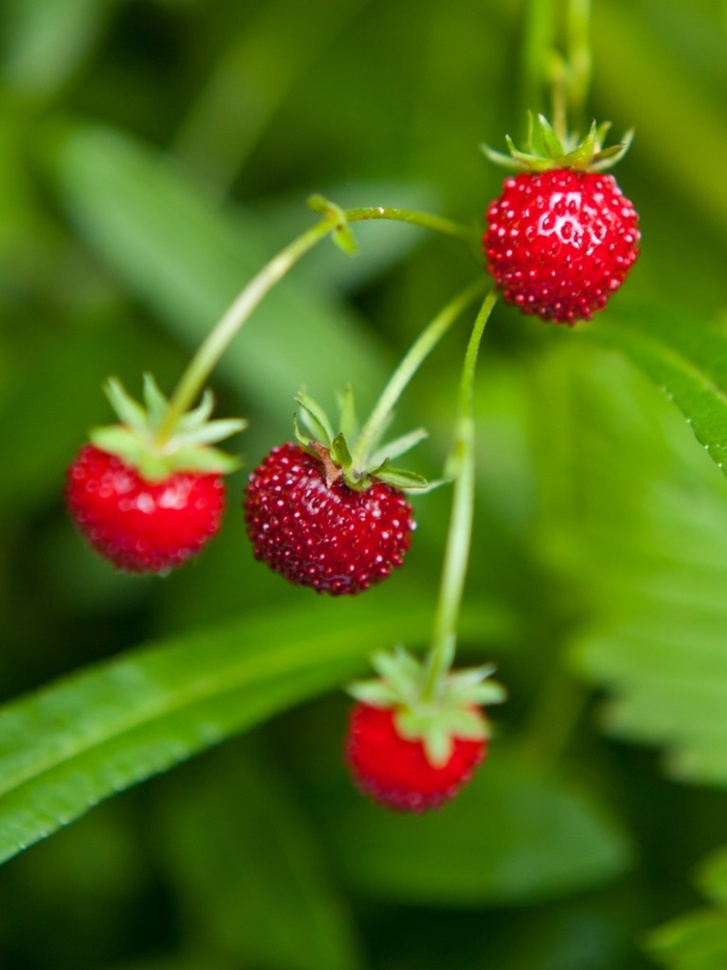
#> input picture straw2.jpeg, 727 x 970 px, shrunk from 1200 x 1600 before the run, found by its file name
$ python step1c.py
#> lines starting #> are read from the running program, lines starting #| are printed output that depends on the picture
import cv2
import numpy as np
import matplotlib.pyplot as plt

def kmeans(image, k=3, max_iterations=10, tolerance=1e-4, seed=42):
    np.random.seed(seed)
    h, w, c = image.shape
    data = image.reshape((-1, 3)).astype(np.float32)

    # K-Means initialization (random centroid selection)
    centroids = data[np.random.choice(data.shape[0], size=k, replace=False)]

    for iteration in range(max_iterations):
        distances = np.sqrt(((data - centroids[:, np.newaxis]) ** 2).sum(axis=2))
        cluster_assignments = np.argmin(distances, axis=0)
        new_centroids = np.array([data[cluster_assignments == i].mean(axis=0) for i in range(k)])

        if np.abs(centroids - new_centroids).sum() < tolerance:
            break
        centroids = new_centroids

        # Display step after each iteration
        if iteration == 9:  # After 10 iterations
            segmented_image = np.zeros_like(data)
            for i in range(k):
                segmented_image[cluster_assignments == i] = centroids[i]
            segmented_image = segmented_image.reshape((h, w, 3))
            plt.subplot(2, 5, 6)
            plt.imshow(cv2.cvtColor(segmented_image.astype(np.uint8), cv2.COLOR_BGR2RGB))
            plt.title(f"K-Means After 10 Iterations")
            plt.axis("off")

    cluster_assignments = cluster_assignments.reshape((h, w))
    return cluster_assignments, centroids, image

def kmeanspp(image, k=3, max_iterations=10, tolerance=1e-4, seed=42):
    np.random.seed(seed)
    h, w, c = image.shape
    data = image.reshape((-1, 3)).astype(np.float32)

    # K-Means++ initialization (smart centroid selection)
    first_centroid_index = 0
    centroids = [data[first_centroid_index]]

    for _ in range(k - 1):
        distances = np.sqrt(((data - np.array(centroids)[:, np.newaxis]) ** 2).sum(axis=2))
        min_distances = np.min(distances, axis=0)
        probabilities = min_distances / min_distances.sum()
        new_centroid = data[np.random.choice(data.shape[0], p=probabilities)]
        centroids.append(new_centroid)

    centroids = np.array(centroids)

    for iteration in range(max_iterations):
        distances = np.sqrt(((data - centroids[:, np.newaxis]) ** 2).sum(axis=2))
        cluster_assignments = np.argmin(distances, axis=0)
        new_centroids = np.array([data[cluster_assignments == i].mean(axis=0) for i in range(k)])

        if np.abs(centroids - new_centroids).sum() < tolerance:
            break
        centroids = new_centroids

        # Display step after each iteration
        if iteration == 9:  # After 10 iterations
            segmented_image = np.zeros_like(data)
            for i in range(k):
                segmented_image[cluster_assignments == i] = centroids[i]
            segmented_image = segmented_image.reshape((h, w, 3))
            plt.subplot(2, 5, 7)
            plt.imshow(cv2.cvtColor(segmented_image.astype(np.uint8), cv2.COLOR_BGR2RGB))
            plt.title(f"K-Means++ After 10 Iterations")
            plt.axis("off")

    cluster_assignments = cluster_assignments.reshape((h, w))
    return cluster_assignments, centroids, image

def plot_centroids_steps(image, k=3):
    # Step 1: K-Means and K-Means++ Initialization
    cluster_assignments_kmeans, centroids_kmeans, image_kmeans = kmeans(image, k)
    cluster_assignments_kmeanspp, centroids_kmeanspp, image_kmeanspp = kmeanspp(image, k)

    # Convert the image to RGB for visualization
    rgb_image = cv2.cvtColor(image, cv2.COLOR_BGR2RGB)
    h, w = image.shape[:2]

    # Step 2: Display all the steps side by side
    plt.figure(figsize=(20, 10))

    # Step 3: Original image
    plt.subplot(2, 5, 1)
    plt.imshow(rgb_image)
    plt.title("Original Image")
    plt.axis("off")

    # Step 4: K-Means centroid initialization
    plt.subplot(2, 5, 2)
    plt.imshow(rgb_image)
    # Find closest pixels to centroids for visualization
    pixels = image.reshape((-1, 3))
    for i, cent in enumerate(centroids_kmeans):
        distances = np.sqrt(((pixels - cent)**2).sum(axis=1))
        closest_idx = np.argmin(distances)
        y, x = divmod(closest_idx, w)
        plt.scatter(x, y, color='yellow', marker='x', s=100, label="K-Means Centroids" if i==0 else "")
    plt.title("K-Means Centroids Initialization")
    plt.legend()
    plt.axis("off")

    # Step 5: K-Means++ centroid initialization
    plt.subplot(2, 5, 3)
    plt.imshow(rgb_image)
    for i, cent in enumerate(centroids_kmeanspp):
        distances = np.sqrt(((pixels - cent)**2).sum(axis=1))
        closest_idx = np.argmin(distances)
        y, x = divmod(closest_idx, w)
        plt.scatter(x, y, color='red', marker='o', s=100, label="K-Means++ Centroids" if i==0 else "")
    plt.title("K-Means++ Centroids Initialization")
    plt.legend()
    plt.axis("off")

    # Step 6: After 10 iterations of K-Means
    plt.subplot(2, 5, 4)
    segmented_kmeans = np.zeros_like(image)
    for i in range(k):
        segmented_kmeans[cluster_assignments_kmeans == i] = centroids_kmeans[i]
    plt.imshow(cv2.cvtColor(segmented_kmeans.astype(np.uint8), cv2.COLOR_BGR2RGB))
    plt.title("After 10 Iterations (K-Means)")
    plt.axis("off")

    # Step 7: After 10 iterations of K-Means++
    plt.subplot(2, 5, 5)
    segmented_kmeanspp = np.zeros_like(image)
    for i in range(k):
        segmented_kmeanspp[cluster_assignments_kmeanspp == i] = centroids_kmeanspp[i]
    plt.imshow(cv2.cvtColor(segmented_kmeanspp.astype(np.uint8), cv2.COLOR_BGR2RGB))
    plt.title("After 10 Iterations (K-Means++)")
    plt.axis("off")

    plt.tight_layout()
    plt.show()

# Example usage
image_path = r"D:\KY_8\TRUNG\T4_AI\CODE\K_MEAN\straw2.jpeg"  # Update your image path
image = cv2.imread(image_path)
#> image is the input picture: shape (970, 727, 3); mean B, G, R 21.6, 105.1, 81.6
if image is not None:
    plot_centroids_steps(image, k=3)
#> in kmeans, `centroids = data[np.random.choice(data.shape[0], size=k, replace=False)]`: centroids = [[33, 21, 133], [1, 124, 74], [39, 121, 68]]
#> after the loop in kmeans, `for iteration in range(max_iterations):`:
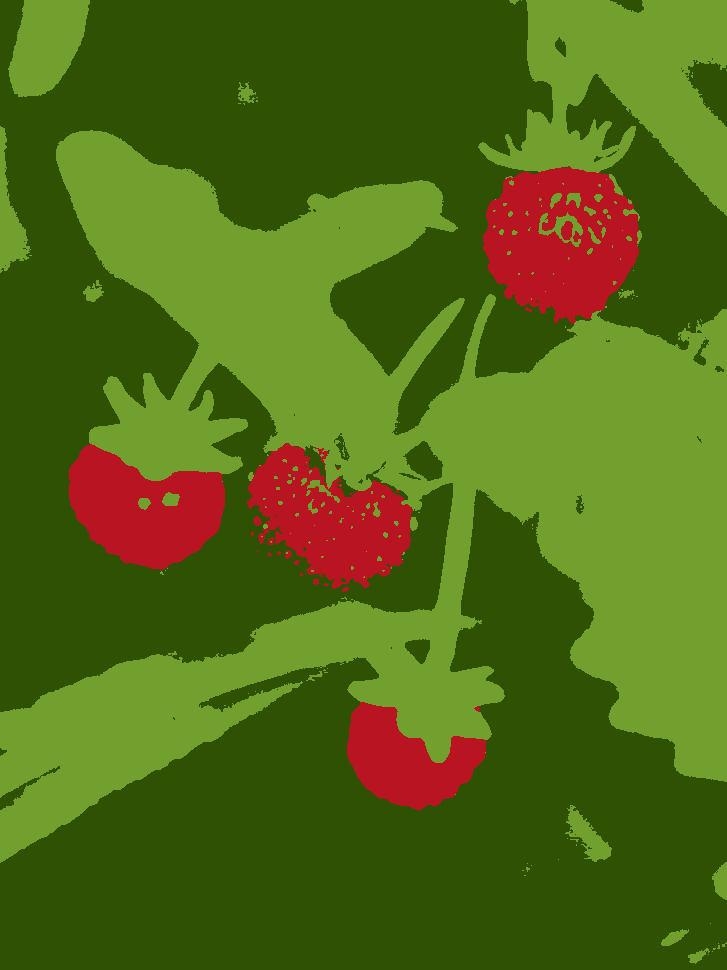
#> segmented_image: shape (970, 727, 3) float32; mean of channels 0, 1, 2 21.7, 104.5, 81.8; drawn as B, G, R
#> in kmeans, `cluster_assignments = cluster_assignments.reshape((h, w))`:
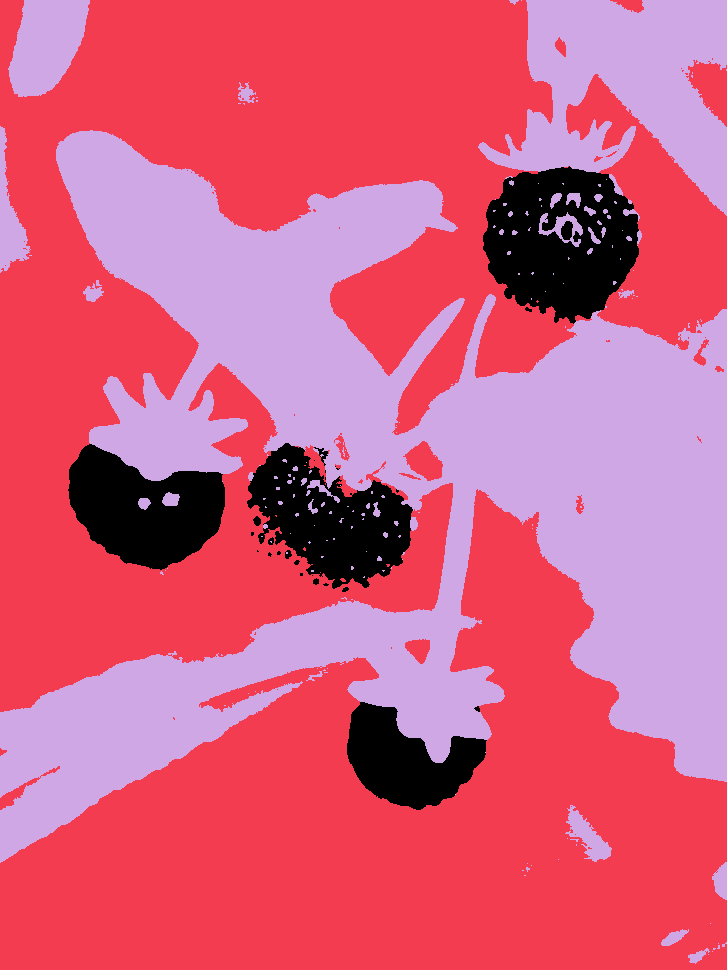
#> cluster_assignments: shape (970, 727) int64; 3 distinct labels, from 0 to 2; one colour per label, 0 black
#> in plot_centroids_steps, `cluster_assignments_kmeans, centroids_kmeans, image_kmeans = kmeans(im..`: centroids_kmeans = [[34.73, 20.89, 185.1], [4.67, 81.41, 47.52], [46.04, 160.4, 114.8]]
#> in kmeanspp, `centroids = [data[first_centroid_index]]`: centroids = [[12, 82, 42]]
#> the loop in kmeanspp, `for _ in range(k - 1):` made 2 passes
#> new_centroid on passes 1 to 2: [1, 151, 85], [0, 51, 17]
#> after the loop in kmeanspp, `for _ in range(k - 1):`: centroids = [[12, 82, 42], [1, 151, 85], [0, 51, 17]]
#> after the loop in kmeanspp, `for iteration in range(max_iterations):`:
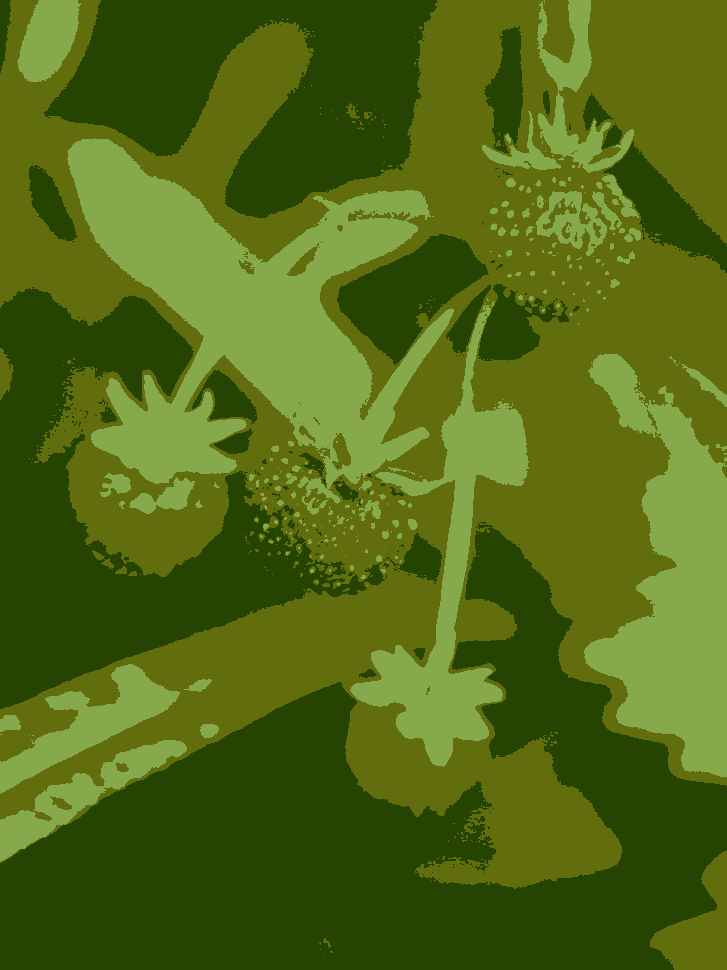
#> segmented_image: shape (970, 727, 3) float32; mean of channels 0, 1, 2 21.6, 105.6, 81.3; drawn as B, G, R
#> in kmeanspp, `cluster_assignments = cluster_assignments.reshape((h, w))`:
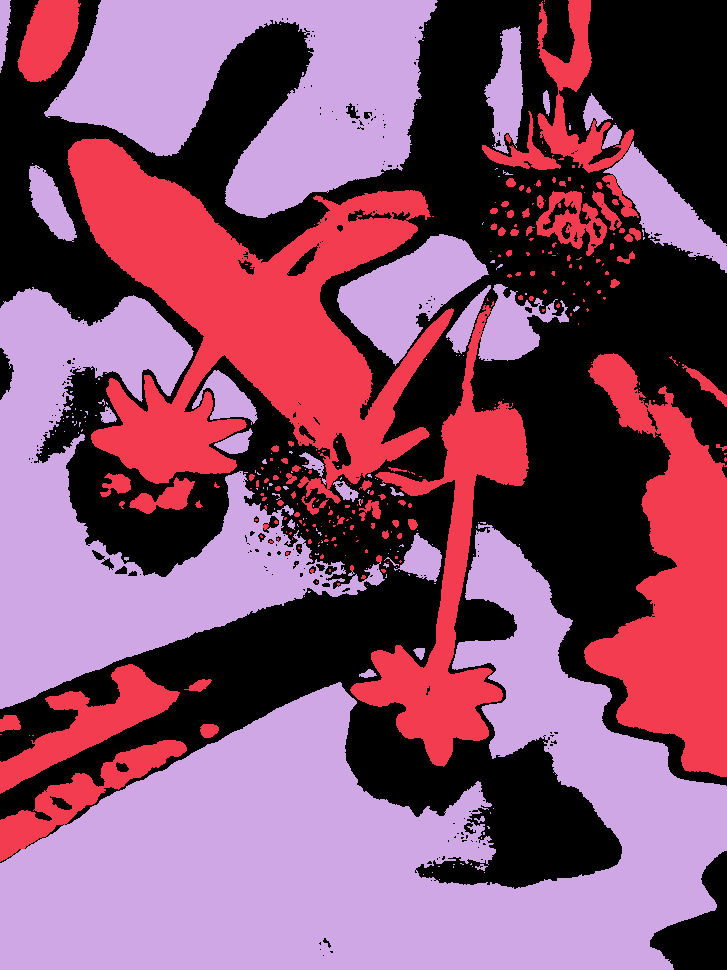
#> cluster_assignments: shape (970, 727) int64; 3 distinct labels, from 0 to 2; one colour per label, 0 black
#> in plot_centroids_steps, `cluster_assignments_kmeanspp, centroids_kmeanspp, image_kmeanspp = kme..`: centroids_kmeanspp = [[13.48, 109, 98.49], [75, 170.3, 134.9], [2.72, 68.25, 37.79]]
#> the loop in plot_centroids_steps, `for i, cent in enumerate(centroids_kmeans):` made 3 passes
#> (cent, closest_idx, y, x) on passes 1 to 3: ([34.73, 20.89, 185.1], 184566, 253, 635), ([4.67, 81.41, 47.52], 69992, 96, 200), ([46.04, 160.4, 114.8], 111760, 153, 529)
#> the loop in plot_centroids_steps, `for i, cent in enumerate(centroids_kmeanspp):` made 3 passes
#> (cent, closest_idx, y, x) on passes 1 to 3: ([13.48, 109, 98.49], 493282, 678, 376), ([75, 170.3, 134.9], 347979, 478, 473), ([2.72, 68.25, 37.79], 6652, 9, 109)
#> in plot_centroids_steps, `plt.show()`:
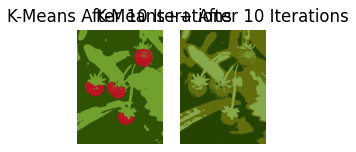
#> figure drawn by matplotlib, 2 panels
#> in plot_centroids_steps, `plt.show()`:
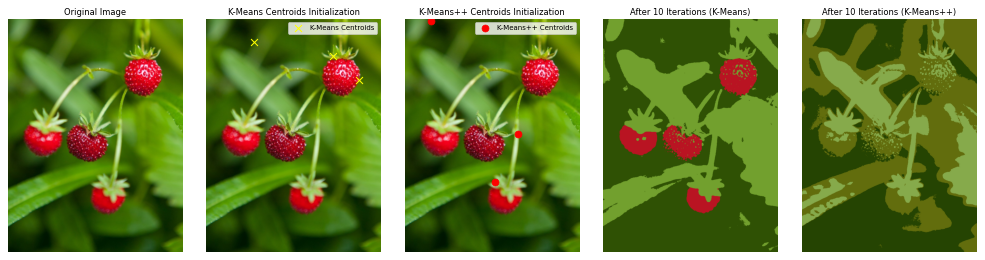
#> figure drawn by matplotlib, 5 panels
else:
    print("Error: Could not load image")

$ run again, with straw1.jpeg copied over straw2.jpeg
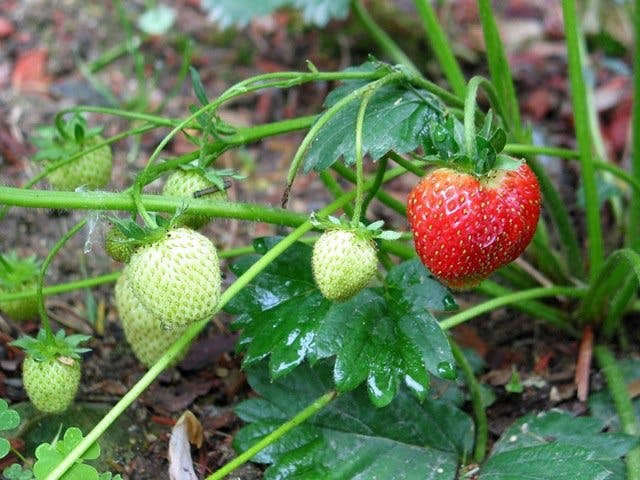
#> input picture straw1.jpeg, 640 x 480 px, found by its file name
#> image is the input picture: shape (480, 640, 3); mean B, G, R 81.8, 120.2, 98.4
#> in kmeans, `centroids = data[np.random.choice(data.shape[0], size=k, replace=False)]`: centroids = [[99, 209, 143], [101, 194, 125], [79, 150, 63]]
#> centroids_kmeans = [[156.9, 198.1, 177.9], [94.2, 132.9, 110.8], [39.15, 76.14, 54.14]]
#> in kmeanspp, `centroids = [data[first_centroid_index]]`: centroids = [[128, 131, 139]]
#> the loop in kmeanspp, `for _ in range(k - 1):` made 2 passes
#> new_centroid on passes 1 to 2: [13, 126, 58], [106, 125, 68]
#> after the loop in kmeanspp, `for _ in range(k - 1):`: centroids = [[128, 131, 139], [13, 126, 58], [106, 125, 68]]
#> in kmeanspp, `cluster_assignments = cluster_assignments.reshape((h, w))`:
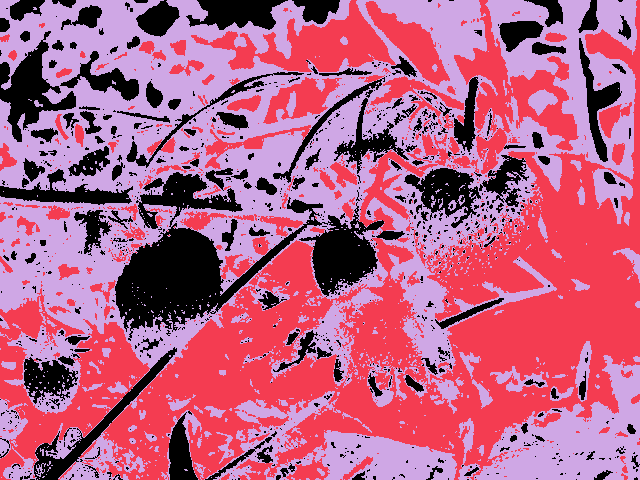
#> cluster_assignments: shape (480, 640) int64; 3 distinct labels, from 0 to 2; one colour per label, 0 black
#> centroids_kmeanspp = [[152.5, 193.3, 173.4], [37.55, 73.88, 52.43], [90.73, 130, 107.1]]
#> the loop in plot_centroids_steps, `for i, cent in enumerate(centroids_kmeans):` made 3 passes
#> (cent, closest_idx, y, x) on passes 1 to 3: ([156.9, 198.1, 177.9], 182619, 285, 219), ([94.2, 132.9, 110.8], 32194, 50, 194), ([39.15, 76.14, 54.14], 34169, 53, 249)
#> the loop in plot_centroids_steps, `for i, cent in enumerate(centroids_kmeanspp):` made 3 passes
#> (cent, closest_idx, y, x) on passes 1 to 3: ([152.5, 193.3, 173.4], 119824, 187, 144), ([37.55, 73.88, 52.43], 43340, 67, 460), ([90.73, 130, 107.1], 31813, 49, 453)
#> in plot_centroids_steps, `plt.show()`:
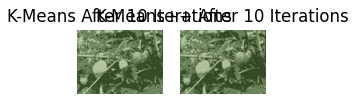
#> figure drawn by matplotlib, 2 panels

$ run again, with tomato.png saved as straw2.jpeg
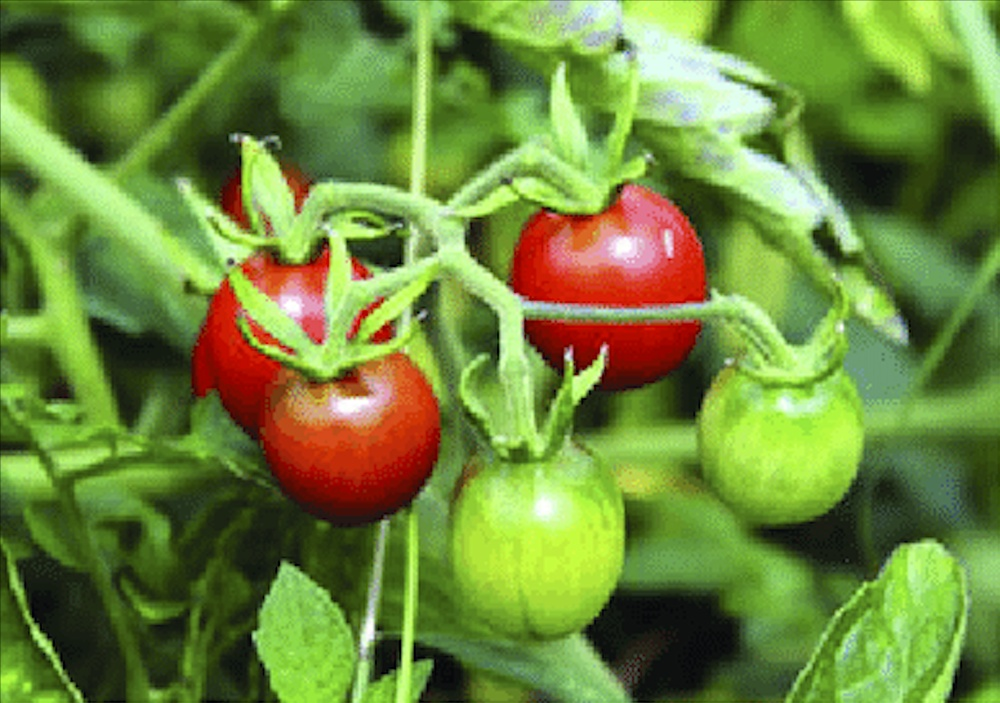
#> input picture tomato.png, 1000 x 703 px, shrunk from 1314 x 924 before the run, found by its file name
#> image is the input picture: shape (703, 1000, 3); mean B, G, R 59.2, 135.6, 110
#> in kmeans, `centroids = data[np.random.choice(data.shape[0], size=k, replace=False)]`: centroids = [[46, 154, 112], [20, 56, 42], [87, 99, 217]]
#> centroids_kmeans = [[57.11, 151.7, 113.4], [21.81, 62.76, 62.3], [120.8, 225.1, 179.4]]
#> in kmeanspp, `centroids = [data[first_centroid_index]]`: centroids = [[6, 76, 39]]
#> the loop in kmeanspp, `for _ in range(k - 1):` made 2 passes
#> new_centroid on passes 1 to 2: [39, 56, 219], [87, 204, 135]
#> after the loop in kmeanspp, `for _ in range(k - 1):`: centroids = [[6, 76, 39], [39, 56, 219], [87, 204, 135]]
#> in kmeanspp, `cluster_assignments = cluster_assignments.reshape((h, w))`:
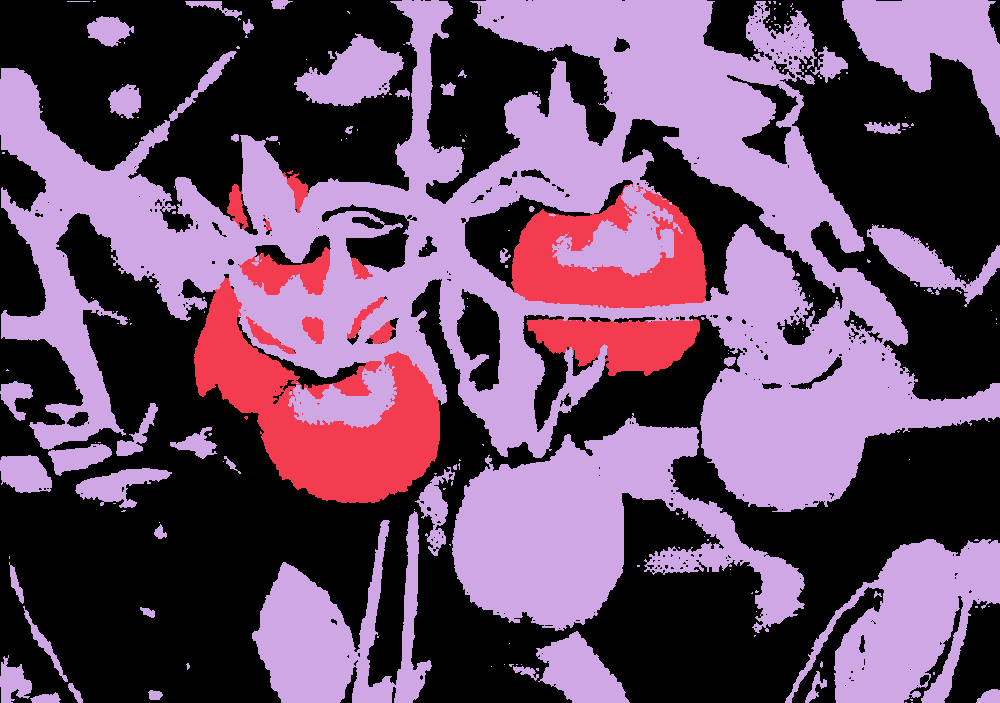
#> cluster_assignments: shape (703, 1000) int64; 3 distinct labels, from 0 to 2; one colour per label, 0 black
#> centroids_kmeanspp = [[32.41, 91.47, 63.64], [18.34, 42.2, 176.9], [98.98, 205.3, 156.7]]
#> the loop in plot_centroids_steps, `for i, cent in enumerate(centroids_kmeans):` made 3 passes
#> (cent, closest_idx, y, x) on passes 1 to 3: ([57.11, 151.7, 113.4], 170537, 170, 537), ([21.81, 62.76, 62.3], 255481, 255, 481), ([120.8, 225.1, 179.4], 60421, 60, 421)
#> the loop in plot_centroids_steps, `for i, cent in enumerate(centroids_kmeanspp):` made 3 passes
#> (cent, closest_idx, y, x) on passes 1 to 3: ([32.41, 91.47, 63.64], 60106, 60, 106), ([18.34, 42.2, 176.9], 263354, 263, 354), ([98.98, 205.3, 156.7], 134048, 134, 48)
#> in plot_centroids_steps, `plt.show()`:
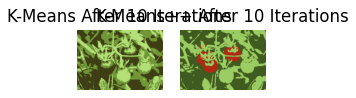
#> figure drawn by matplotlib, 2 panels
